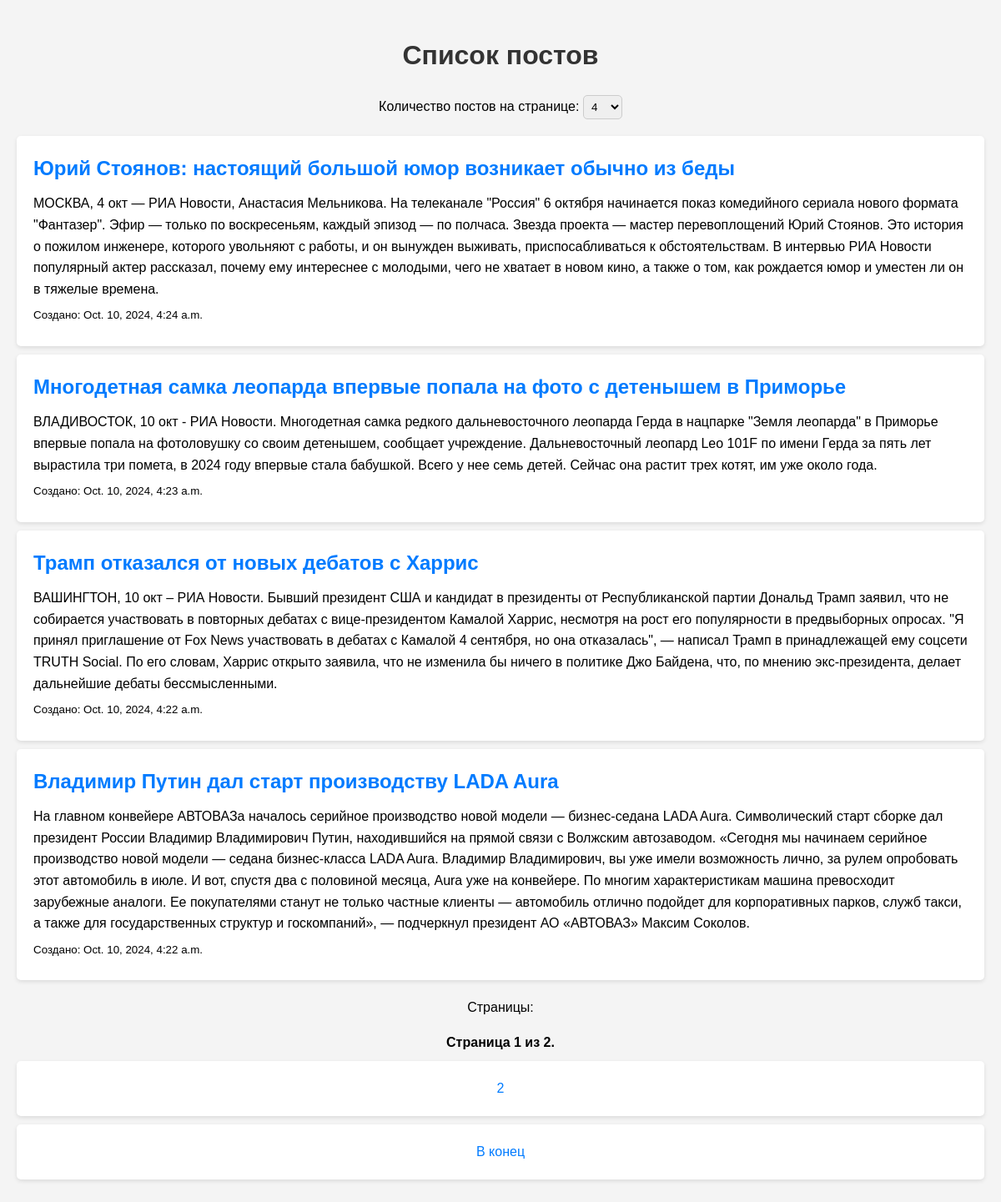
The page / on the database its author committed.
### pagin/models.py (models this page shows)
class Post(models.Model):
    title = models.CharField(max_length=255)
    content = models.TextField()
    created_at = models.DateTimeField(auto_now_add=True)

### pagin/views.py (the view)
# urls.py: path('', post_list),
def post_list(request):
    posts = Post.objects.all().order_by('-created_at')
    page_size = request.GET.get('page_size', 4)
    paginator = Paginator(posts, page_size)
    page_number = request.GET.get('page')
    page_posts = paginator.get_page(page_number)
    context = {
        'page_posts': page_posts,
        'page_size': page_size
    }
    return render(request, 'post_list.html', context)

### templates/post_list.html (shortened to what this page needs)
<!DOCTYPE html>
{% load static %}
<html lang="en">
<head>
    <link rel="stylesheet" href="{% static 'styles.css' %}">
</head>
<body>
    <h1>Список постов</h1>
    <form method="GET" action="">
        <label for="page_size">Количество постов на странице:</label>
        <select name="page_size" id="page_size" onchange="this.form.submit()">
            <option value="4" {% if page_size == 4 %}selected{% endif %}>4</option>
        </select>
    </form>
    <ul>
        {% for post in page_posts %}
            <li>
                <h2>{{ post.title }}</h2>
                <p>{{ post.content }}</p>
                <p><small>Создано: {{ post.created_at }}</small></p>
            </li>
        {% empty %}
            <p>Нет постов.</p>
        {% endfor %}
    </ul>
    <div class="pagination">
        <span class="step-links">
            <p>Страницы:</p>
            <ul>
                <span class="current">
                    Страница {{ page_posts.number }} из {{ page_posts.paginator.num_pages }}.
                </span>
                {% if page_posts.has_next %}
                    <li><a href="?page={{ page_posts.next_page_number }}&page_size={{ page_size }}">{{ page_posts.next_page_number }}</a></li>
                    <li><a href="?page={{ page_posts.paginator.num_pages }}&page_size={{ page_size }}">В конец</a></li>
                {% endif %}
            </ul>
        </span>
    </div>
</body>
</html>

### static/styles.css (style rules this page uses)
body { font-family: Arial, sans-serif; line-height: 1.6; margin: 0; padding: 20px; background-color: #f4f4f4; }
h1 { text-align: center; color: #333; }
ul { list-style-type: none; padding: 0; }
li { background: #fff; margin: 10px 0; padding: 20px; border-radius: 5px; box-shadow: 0 2px 5px rgba(0, 0, 0, 0.1); }
h2 { margin: 0 0 10px; color: #007bff; }
p { margin: 5px 0; }
.pagination { text-align: center; margin: 20px 0; }
.step-links a { margin: 0 5px; text-decoration: none; color: #007bff; }
.current { font-weight: bold; }
form { text-align: center; margin-bottom: 20px; }
select { padding: 5px; border-radius: 5px; border: 1px solid #ccc; }

### rows shown on the page
Post: title "Юрий Стоянов: настоящий большой юмор возникает обычно из беды", content "МОСКВА, 4 окт — РИА Новости, Анастасия Мельникова. На телеканале \"Россия\" 6 октября начинается показ комедийного сериала нового формата \"Фантазер\". Эфир — только по воскресеньям, каждый эпизод — по полчаса. Звезда проекта — мастер перевоплощений Юрий Стоянов. Это история о пожилом инженере, которого увольняют с работы, и он вынужден выживать, приспосабливаться к обстоятельствам. В интервью РИА Новости популярный актер рассказал, почему ему интереснее с молодыми, чего не хватает в новом кино, а также о том, как рождается юмор и уместен ли он в тяжелые времена.", created_at "Oct. 10, 2024, 4:24 a.m."
Post: title "Многодетная самка леопарда впервые попала на фото с детенышем в Приморье", content "ВЛАДИВОСТОК, 10 окт - РИА Новости. Многодетная самка редкого дальневосточного леопарда Герда в нацпарке \"Земля леопарда\" в Приморье впервые попала на фотоловушку со своим детенышем, сообщает учреждение. Дальневосточный леопард Leo 101F по имени Герда за пять лет вырастила три помета, в 2024 году впервые стала бабушкой. Всего у нее семь детей. Сейчас она растит трех котят, им уже около года.", created_at "Oct. 10, 2024, 4:23 a.m."
Post: title "Трамп отказался от новых дебатов с Харрис", content "ВАШИНГТОН, 10 окт – РИА Новости. Бывший президент США и кандидат в президенты от Республиканской партии Дональд Трамп заявил, что не собирается участвовать в повторных дебатах с вице-президентом Камалой Харрис, несмотря на рост его популярности в предвыборных опросах. \"Я принял приглашение от Fox News участвовать в дебатах с Камалой 4 сентября, но она отказалась\", — написал Трамп в принадлежащей ему соцсети TRUTH Social. По его словам, Харрис открыто заявила, что не изменила бы ничего в политике Джо Байдена, что, по мнению экс-президента, делает дальнейшие дебаты бессмысленными.", created_at "Oct. 10, 2024, 4:22 a.m."
Post: title "Владимир Путин дал старт производству LADA Aura", content "На главном конвейере АВТОВАЗа началось серийное производство новой модели — бизнес-седана LADA Aura. Символический старт сборке дал президент России Владимир Владимирович Путин, находившийся на прямой связи с Волжским автозаводом. «Сегодня мы начинаем серийное производство новой модели — седана бизнес-класса LADA Aura. Владимир Владимирович, вы уже имели возможность лично, за рулем опробовать этот автомобиль в июле. И вот, спустя два с половиной месяца, Aura уже на конвейере. По многим характеристикам машина превосходит зарубежные аналоги. Ее покупателями станут не только частные клиенты — автомобиль отлично подойдет для корпоративных парков, служб такси, а также для государственных…", created_at "Oct. 10, 2024, 4:22 a.m."

### other values the page prints
{{ page_posts.number }} "1"
{{ page_posts.paginator.num_pages }} "2"
{{ page_posts.next_page_number }} "2"
